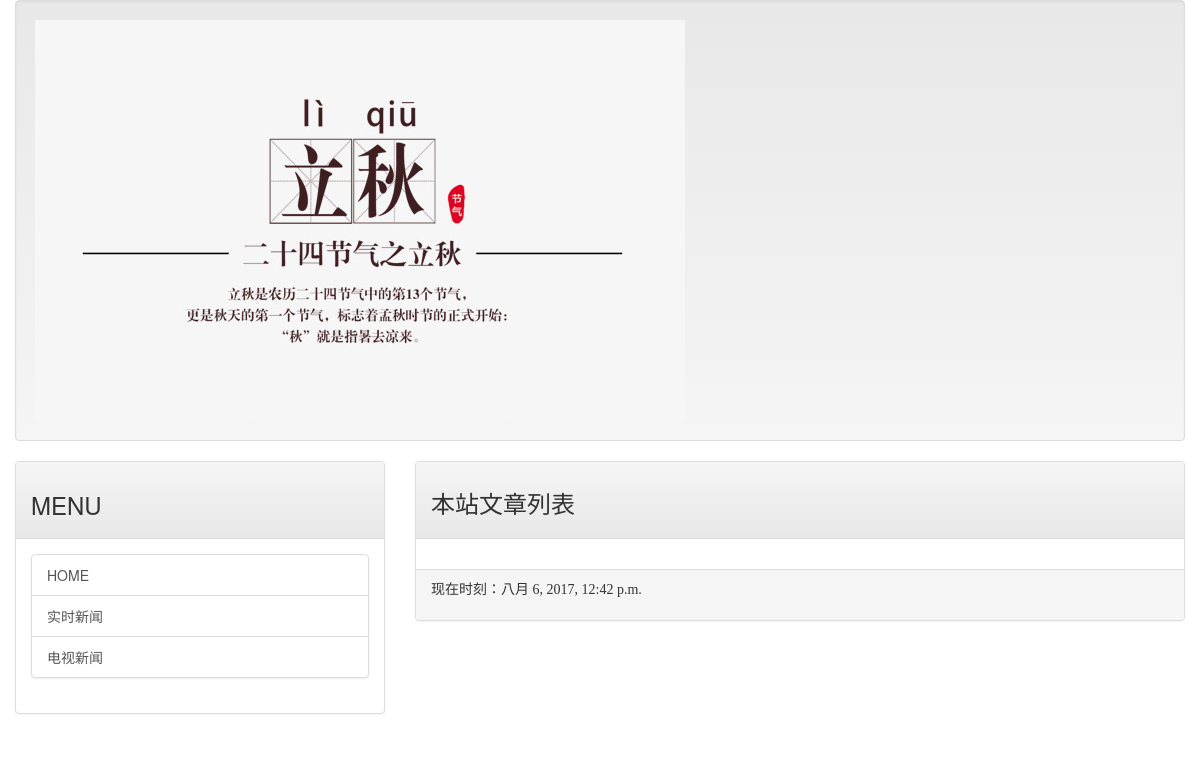
The app's page /, older data.
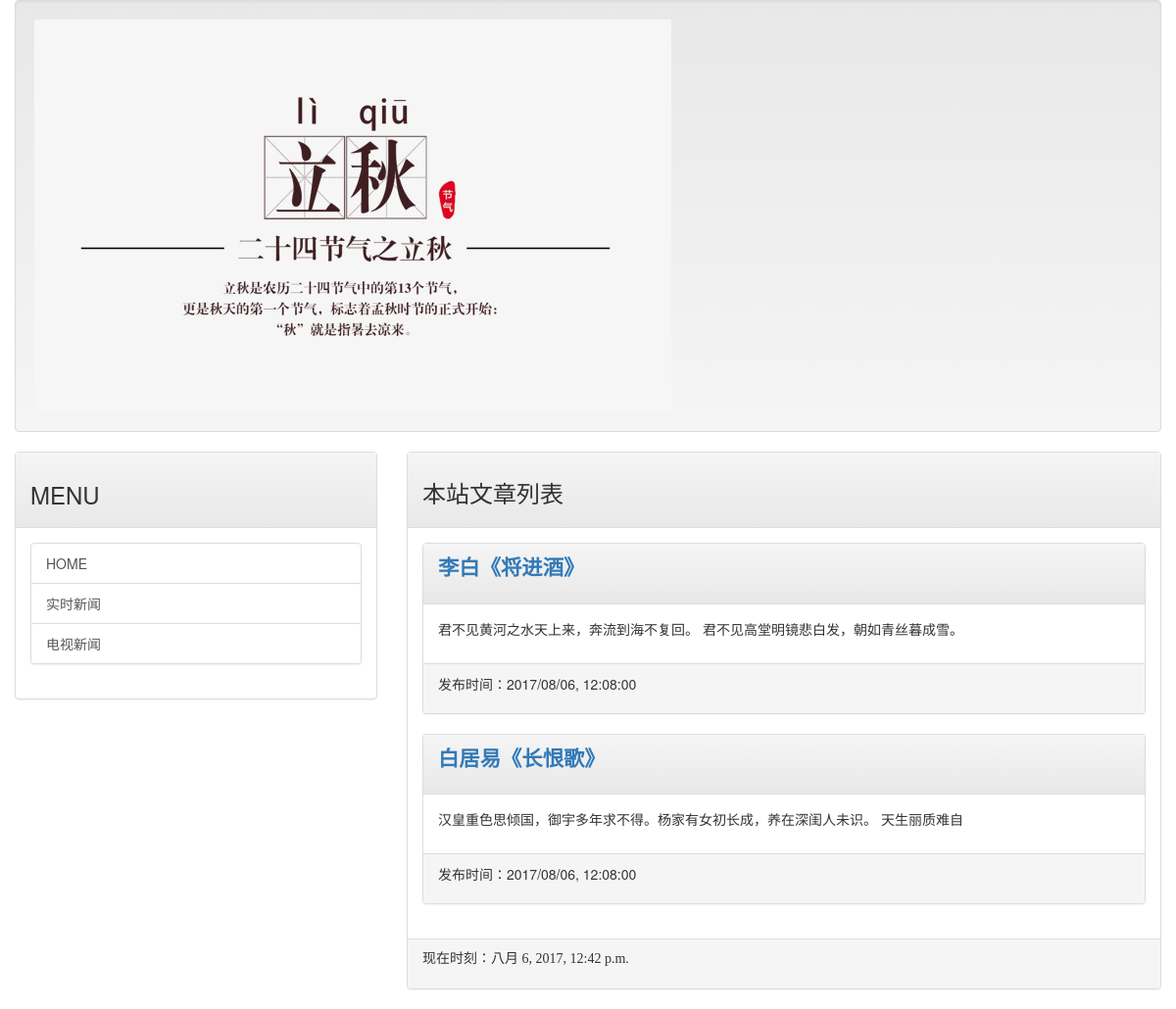
The same page, newer data.
### mainsite/models.py (models this page shows, shortened)
class Post(models.Model):
    title = models.CharField(max_length=200)
    slug = models.CharField(max_length=200)
    body = models.TextField()
    pub_date = models.DateTimeField(default=timezone.now)
    class Meta:
        ordering = ('-pub_date',)

### mainsite/views.py (the view)
# urls.py: url(r'^$', views.homepage),
def homepage(request):
    template = get_template('index.html')
    posts = models.Post.objects.all()
    now = datetime.now()
    html = template.render(locals())
    return HttpResponse(html)

### templates/index.html (shortened to what this page needs)
{% extends 'base.html' %}
{% block headmessage %}
    <h3 style='font-family:楷体;'>本站文章列表</h3>
{% endblock %}
{% block content %}
    {% for post in posts %}
        <div class='panel panel-default'>
            <div class='panel-heading'>
                <p style='font-family:微软雅黑;font-size:16pt;font-weight:bold;'>
                    <a href='/post/{{ post.slug }}'>{{ post.title }}</a>
                </p>
            </div>
            <div class='panel-body'>
                <p>
                    {{ post.body | truncatechars:40 }}
                </p>
            </div>
            <div class='panel-footer'>
                <p>
                    发布时间：{{ post.pub_date | date:"Y/m/d, h:m:s" }}
                </p>
            </div>
        </div>
    {% endfor %}
{% endblock %}

### templates/base.html (shortened to what this page needs)
<!DOCTYPE html>
<html>
    <head>
        <link rel="stylesheet" href="https://maxcdn.bootstrapcdn.com/bootstrap/3.3.7/css/bootstrap.min.css">
        <link rel="stylesheet" href="https://maxcdn.bootstrapcdn.com/bootstrap/3.3.7/css/bootstrap-theme.min.css">
    </head>
    <body>
        <div class='container-fluid'>
            {% include 'header.html' %}
            <div class='row'>
                <div class='col-sm-4 col-md-4 col-lg-4'>
                    <div class='panel panel-default'>
                        <div class='panel-heading'>
                            <h3>MENU</h3>
                        </div>
                        <div class='panel-body'>
                            <div class='list-group'>
                                <a href='/' class='list-group-item'>HOME</a>
                                <a href='/' class='list-group-item'>实时新闻</a>
                                <a href='/' class='list-group-item'>电视新闻</a>
                            </div>
                        </div>
                    </div>
                </div>
                <div class='col-sm-8 col-md-8 col-lg-8'>
                    <div class='panel panel-default'>
                        <div class='panel-heading'>
                            {% block headmessage %}{% endblock %}
                        </div>
                        <div class='panel-body'>
                            {% block content %}{% endblock %}
                        </div>
                        <div class='panel-footer'>
                            {% include 'footer.html' %}
                        </div>
                    </div>
                </div>
            </div>
        </div>
    </body>
</html>

### templates/header.html
<div class='well'>
    {% load staticfiles %}
    <img src='{% static "images/logo.jpg" %}'>
</div>

### templates/footer.html
{% block footer %}
    {% if now %}
        <p style='font-family:微软雅黑;'>现在时刻：{{ now }}</p>
    {% else %}
        <p style='font-family:微软雅黑;'>本文内容取自网络，如有侵权请来信通知下架。。。</p>
    {% endif %}
{% endblock %}

Row changes from the older to the newer data that the page shows:
added Post: title "李白《将进酒》", body "君不见黄河之水天上来，奔流到海不复回。 君不见高堂明镜悲白发，朝如青丝暮成雪。", pub_date "2017/08/06, 12:08:00"
added Post: title "白居易《长恨歌》", body "汉皇重色思倾国，御宇多年求不得。杨家有女初长成，养在深闺人未识。 天生丽质难自", pub_date "2017/08/06, 12:08:00"
